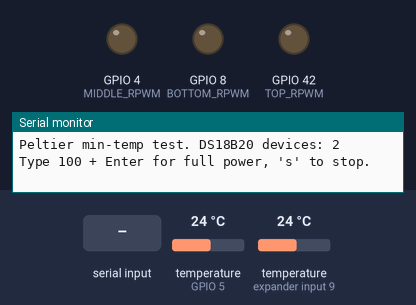
The sketch below on a simulated ESP32-S3. Parts: output pins drawn as LEDs (lit = HIGH), the last lines printed to the serial monitor. The test bench sets the inputs (shaded band); at power-on: temperature (sensors on GPIO 5, expander input 9) 24 °C.

Above: at 2.2 s.
2.3 s: "90,45\n" received over Serial
At 5.56 s:
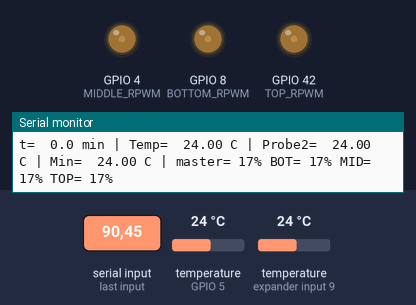
5.8 s: "s\n" received over Serial
15.5 s: "30,150\n" received over Serial
At 15.66 s:
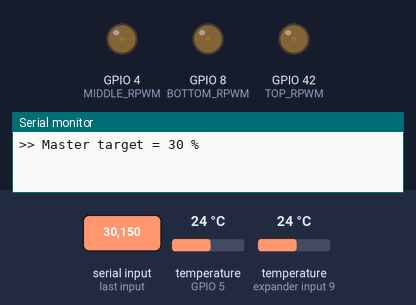
19.6 s: "85\n" received over Serial
At 22.17 s:
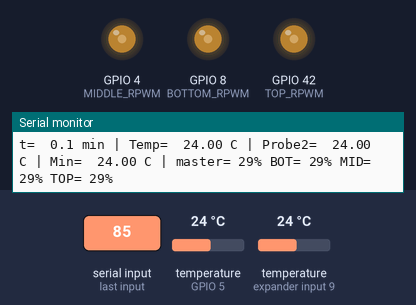
Timing chart, 0 to 29.4 s (numbered marks = the images above; inputs shaded):
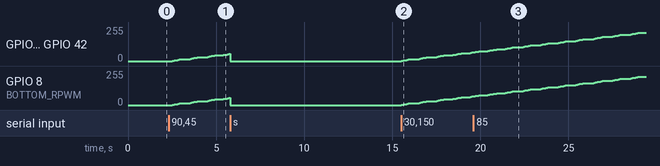

Measured:
- after the input at 2.3 s, GPIO 4 (MIDDLE_RPWM), GPIO 8 (BOTTOM_RPWM), GPIO 42 (TOP_RPWM): moves from 0/255 to 53/255 over 3.2 s, starting after 0.22 s
- after the input at 15.5 s, GPIO 4 (MIDDLE_RPWM), GPIO 8 (BOTTOM_RPWM), GPIO 42 (TOP_RPWM): moves from 0/255 to 64/255 over 4.0 s, starting at once

The sketch:

Peltier_MinTemp_Test.ino
```cpp
/*
 * ============================================================
 *  Peltier_MinTemp_Test.ino  —  "Can it reach -20 °C?"
 * ============================================================
 *  Standalone test. NO PID, NO recipe, NO WiFi. It drives the three
 *  Peltier stages at a fixed power (same ratios as the main firmware)
 *  and logs the cold-side DS18B20 temperature so you can see how low
 *  the hardware really goes and how fast.
 *
 *  Pins (same as Config.h, with Bottom/Middle swapped):
 *    Bottom RPWM  GPIO8     Middle RPWM  GPIO4     Top RPWM  GPIO42
 *    DS18B20 DATA GPIO5  (4.7k pull-up to 3.3V)
 *
 *  Serial monitor: 115200, line ending "Newline".
 *  Commands (type then Enter):
 *    0..100   set master power in %   (e.g. 100 = full power)
 *    s        stop (0 %)
 *    f20000   change PWM frequency in Hz (500..25000, default 5000)
 *  Power ramps smoothly (10 %/s) so the supplies are not shocked.
 *
 *  Power: Bottom BTS7960 on the 12 V supply, Middle on a 6.1 V buck,
 *  Top on a 2.45 V buck (set the bucks BEFORE connecting the modules).
 *  At 100 % master each stage is fully ON, so the Peltier voltages are
 *  just the rail voltages (measure them with a meter!).
 *
 *  SAFETY: output is cut to 0 % if the sensor is lost, or if the
 *  temperature goes below -25 °C. Watch the hot side / heatsink
 *  yourself — this sketch has no hot-side sensor.
 * ============================================================
 */
#include <OneWire.h>
#include <DallasTemperature.h>

// ---- Pins ----
#define BOTTOM_RPWM  8
#define MIDDLE_RPWM  4
#define TOP_RPWM     42
#define ONE_WIRE_PIN 5

// ---- Power ratios (fraction of master %) — match Config.h ----
// Each BTS7960 is now powered from its OWN rail (Bottom 12 V supply,
// Middle buck set to 6.1 V, Top buck set to 2.45 V), so every stage runs
// at 100 % duty on its rail at full power -> all ratios 1.0.
const float RATIO_BOTTOM = 1.0f;
const float RATIO_MIDDLE = 1.0f;
const float RATIO_TOP    = 1.0f;

// ---- Stage caps (%) — no extra derating needed, the rail sets the voltage ----
const float MAX_BOTTOM = 100.0f;
const float MAX_MIDDLE = 100.0f;
const float MAX_TOP    = 100.0f;

// ---- PWM ----
#define PWM_FREQ  5000
#define PWM_BITS  10
#define PWM_MAX   ((1 << PWM_BITS) - 1)

// ---- Safety ----
const float CUTOFF_LOW_C = -25.0f;

OneWire oneWire(ONE_WIRE_PIN);
DallasTemperature sensors(&oneWire);

float targetMaster  = 0.0f;   // requested master %
float currentMaster = 0.0f;   // ramped master %
float tempC         = NAN;
float tempC2        = NAN;   // second probe (if connected)
float minTemp       = 1000.0f;
float startTemp     = NAN;
unsigned long startMs = 0;
bool  running = false;
uint32_t pwmFreq = PWM_FREQ;   // changeable at runtime with "f<hz>"

// Auto-stop so a forgotten test cannot run forever (minutes). Change if needed.
const unsigned long TEST_MINUTES = 20;

// Time (minutes since start) at which the temperature first fell to each level
const float MILESTONE_C[] = {20, 15, 10, 5, 0, -5, -10, -15, -20};
const uint8_t N_MILESTONES = sizeof(MILESTONE_C) / sizeof(MILESTONE_C[0]);
float milestoneMin[N_MILESTONES];

static void resetMilestones() {
    for (uint8_t i = 0; i < N_MILESTONES; i++) milestoneMin[i] = NAN;
}

static void printSummary() {
    Serial.println("---- SUMMARY ----");
    Serial.printf("Start temp: %.2f C   Lowest: %.2f C\n", startTemp, (minTemp < 999 ? minTemp : NAN));
    for (uint8_t i = 0; i < N_MILESTONES; i++) {
        if (isnan(milestoneMin[i])) Serial.printf("  reached %4.0f C : not reached\n", MILESTONE_C[i]);
        else                        Serial.printf("  reached %4.0f C : %.1f min\n", MILESTONE_C[i], milestoneMin[i]);
    }
    Serial.println("-----------------");
}

static void writeStage(uint8_t ch, float pct, float cap) {
    if (pct < 0) pct = 0;
    if (pct > cap) pct = cap;
    ledcWrite(ch, (uint32_t)((pct / 100.0f) * PWM_MAX));
}

static void applyMaster(float m) {
    writeStage(0, m * RATIO_BOTTOM, MAX_BOTTOM);
    writeStage(1, m * RATIO_MIDDLE, MAX_MIDDLE);
    writeStage(2, m * RATIO_TOP,    MAX_TOP);
}

static void allOff() {
    targetMaster = currentMaster = 0;
    applyMaster(0);
}

void setup() {
    Serial.begin(115200);
    delay(1000);

    ledcSetup(0, PWM_FREQ, PWM_BITS); ledcAttachPin(BOTTOM_RPWM, 0);
    ledcSetup(1, PWM_FREQ, PWM_BITS); ledcAttachPin(MIDDLE_RPWM, 1);
    ledcSetup(2, PWM_FREQ, PWM_BITS); ledcAttachPin(TOP_RPWM,    2);
    allOff();
    resetMilestones();

    sensors.begin();
    sensors.setResolution(11);
    sensors.setWaitForConversion(true);   // simple + safe for a test
    Serial.printf("\nPeltier min-temp test. DS18B20 devices: %d\n", sensors.getDeviceCount());
    Serial.println("Type 100 + Enter for full power, 's' to stop.");
}

void loop() {
    // ---- Serial commands ----
    if (Serial.available()) {
        String line = Serial.readStringUntil('\n');
        line.trim();
        if (line.equalsIgnoreCase("s")) {
            allOff();
            if (running) printSummary();
            running = false;
            Serial.println(">> STOPPED (0 %)");
        } else if (line.length() > 1 && (line[0] == 'f' || line[0] == 'F')) {
            // f20000 -> change PWM frequency live (BTS7960 max ~25 kHz)
            uint32_t hz = line.substring(1).toInt();
            if (hz >= 500 && hz <= 25000) {
                pwmFreq = hz;
                for (uint8_t ch = 0; ch < 3; ch++) ledcSetup(ch, pwmFreq, PWM_BITS);
                Serial.printf(">> PWM frequency = %lu Hz\n", (unsigned long)pwmFreq);
            } else {
                Serial.println(">> frequency must be 500..25000 Hz");
            }
        } else if (line.length() > 0) {
            float v = line.toFloat();
            if (v < 0) v = 0;
            if (v > 100) v = 100;
            targetMaster = v;
            if (v > 0 && !running) {
                running = true;
                startMs = millis();
                startTemp = tempC;
                minTemp = 1000.0f;
                resetMilestones();
            }
            Serial.printf(">> Master target = %.0f %%\n", targetMaster);
        }
    }

    // ---- Sensor (every ~1 s; conversion blocks ~375 ms, fine for a test) ----
    static unsigned long lastRead = 0;
    if (millis() - lastRead >= 1000) {
        lastRead = millis();
        sensors.requestTemperatures();
        float t = sensors.getTempCByIndex(0);
        // Optional 2nd probe on the same wire (e.g. cold fins vs chamber air).
        if (sensors.getDeviceCount() > 1) {
            float t2 = sensors.getTempCByIndex(1);
            if (t2 != DEVICE_DISCONNECTED_C && t2 > -126.0f && t2 != 85.0f) {
                tempC2 = t2;
                if (t2 <= CUTOFF_LOW_C) {
                    Serial.printf("!! probe 2: %.2f C below cutoff -> outputs OFF\n", t2);
                    allOff();
                    running = false;
                }
            }
        }

        if (t == DEVICE_DISCONNECTED_C || t <= -126.0f || t == 85.0f) {
            Serial.println("!! SENSOR LOST -> outputs OFF");
            allOff();
            running = false;
        } else {
            tempC = t;
            if (t < minTemp) minTemp = t;
            if (running) {
                float m = (millis() - startMs) / 60000.0f;
                for (uint8_t i = 0; i < N_MILESTONES; i++)
                    if (isnan(milestoneMin[i]) && t <= MILESTONE_C[i]) milestoneMin[i] = m;
                if (m >= TEST_MINUTES) {
                    Serial.printf(">> %lu min test time reached -> outputs OFF\n", TEST_MINUTES);
                    allOff();
                    printSummary();
                    running = false;
                }
            }
            if (t <= CUTOFF_LOW_C) {
                Serial.printf("!! %.2f C below cutoff %.1f -> outputs OFF\n", t, CUTOFF_LOW_C);
                allOff();
                running = false;
            }
        }
    }

    // ---- Smooth ramp of master power (10 %/s) ----
    static unsigned long lastRamp = 0;
    unsigned long now = millis();
    if (now - lastRamp >= 100) {
        lastRamp = now;
        float step = 1.0f;                    // 1 % per 100 ms = 10 %/s
        if (currentMaster < targetMaster) currentMaster = min(currentMaster + step, targetMaster);
        else if (currentMaster > targetMaster) currentMaster = max(currentMaster - step, targetMaster);
        applyMaster(currentMaster);
    }

    // ---- Log every 2 s ----
    static unsigned long lastLog = 0;
    if (now - lastLog >= 5000) {
        lastLog = now;
        float mins = running ? (now - startMs) / 60000.0f : 0.0f;
        char p2[24] = "";
        if (!isnan(tempC2)) snprintf(p2, sizeof(p2), " | Probe2=%7.2f C", tempC2);
        Serial.printf("t=%5.1f min | Temp=%7.2f C%s | Min=%7.2f C | master=%3.0f%% "
                      "BOT=%3.0f%% MID=%3.0f%% TOP=%3.0f%%\n",
                      mins, tempC, p2, (minTemp < 999 ? minTemp : NAN), currentMaster,
                      min(currentMaster * RATIO_BOTTOM, MAX_BOTTOM),
                      min(currentMaster * RATIO_MIDDLE, MAX_MIDDLE),
                      min(currentMaster * RATIO_TOP,    MAX_TOP));
    }
}
```
